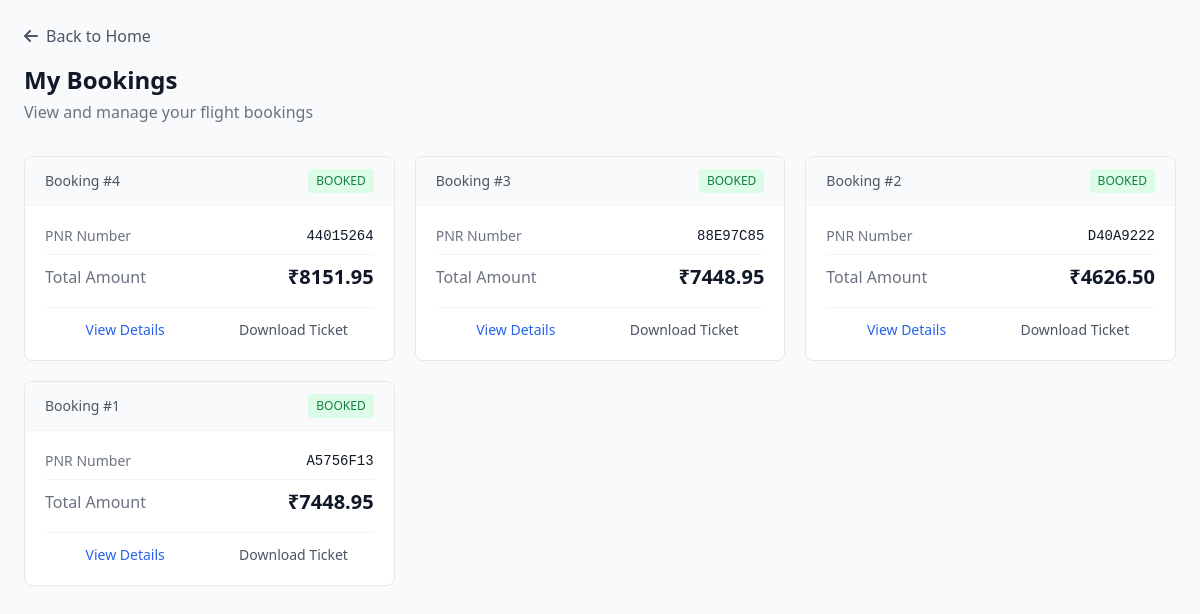
/my-bookings/ (signed in), run on the app's committed database.
### book_flight/models.py (models this page shows, shortened)
class FlightBookingModel(models.Model):
    BOOKING_STATUS_CHOICES = [
        ("PENDING", "Pending"),
        ("BOOKED", "Booked"),
        ("FAILED", "Failed"),
    ]
    PAYMENT_STATUS_CHOICES = [
        ("SUCCESS", "Success"),
        ("FAILED", "Failed"),
        ("PENDING", "Pending"),
    ]
    user = models.ForeignKey(User, on_delete=models.SET_NULL, null=True, blank=True)
    traveler = models.ForeignKey(
        "TravelerDetail",
        on_delete=models.CASCADE,
        null=True,
        blank=True
    )
    flight_offer = models.ForeignKey(
        "routes.FlightOfferModel",
        on_delete=models.CASCADE,
        null=True,
        blank=True
    )
    fare_option = models.CharField(max_length=20, default="STANDARD", null=True, blank=True)
    final_price_inr = models.DecimalField(max_digits=12, decimal_places=2, null=True, blank=True)
    booking_status = models.CharField(
        max_length=20,
        choices=BOOKING_STATUS_CHOICES,
        default="PENDING",
        null=True,
        blank=True
    )
    pnr = models.CharField(max_length=30, null=True, blank=True)
    booking_response = models.JSONField(null=True, blank=True)
    payu_txnid = models.CharField(max_length=100, unique=True, null=True, blank=True)
    payu_mihpayid = models.CharField(max_length=100, null=True, blank=True)
    payu_status = models.CharField(
        max_length=20,
        choices=PAYMENT_STATUS_CHOICES,
        default="PENDING",
        null=True,
        blank=True
    )
    payu_response = models.JSONField(null=True, blank=True)
    payment_verified = models.BooleanField(default=False)
    selected_extras = models.JSONField(default=list, blank=True)
    extras_amount_inr = models.DecimalField(max_digits=12, decimal_places=2, default=0, null=True, blank=True)
    created_at = models.DateTimeField(auto_now_add=True)

### travel_detail/views.py (the view)
# urls.py: path('my-bookings/', views.my_bookings_view, name='my_bookings'),
@login_required
def my_bookings_view(request):
    bookings = FlightBookingModel.objects.filter(
        user=request.user
    ).order_by('-id')
    return render(request, "my_bookings.html", {
        "bookings": bookings
    })

### travel_detail/templates/my_bookings.html (shortened to what this page needs)
<!DOCTYPE html>
<html>
<head>
    <script src="https://cdn.tailwindcss.com"></script>
    <link rel="stylesheet" href="https://cdnjs.cloudflare.com/ajax/libs/font-awesome/6.0.0-beta3/css/all.min.css">
</head>
<body class="bg-gray-50 min-h-screen p-6">
    <div class="max-w-7xl mx-auto">
        <div class="mb-8">
            <a href="/" class="inline-flex items-center gap-2 text-gray-600 hover:text-gray-900 mb-4 transition">
                <i class="fas fa-arrow-left"></i>
                Back to Home
            </a>
            <h1 class="text-2xl font-bold text-gray-900">My Bookings</h1>
            <p class="text-gray-500 mt-1">View and manage your flight bookings</p>
        </div>
        {% if bookings %}
            <div class="grid md:grid-cols-2 lg:grid-cols-3 gap-5">
                {% for booking in bookings %}
                <div class="bg-white rounded-lg border border-gray-200 overflow-hidden hover:shadow-md transition">
                    <div class="px-5 py-3 border-b border-gray-100 bg-gray-50">
                        <div class="flex justify-between items-center">
                            <span class="text-sm font-medium text-gray-600">Booking #{{ booking.id }}</span>
                            <span class="text-xs px-2 py-1 rounded font-medium
                                {% if booking.booking_status == 'BOOKED' or booking.booking_status == 'CONFIRMED' %}
                                    bg-green-100 text-green-700
                                {% elif booking.booking_status == 'PENDING' %}
                                    bg-yellow-100 text-yellow-700
                                {% else %}
                                    bg-red-100 text-red-700
                                {% endif %}
                            ">
                                {{ booking.booking_status }}
                            </span>
                        </div>
                    </div>
                    <div class="p-5">
                        <div class="mb-4">
                            <div class="flex justify-between text-sm mb-2">
                                <span class="text-gray-500">PNR Number</span>
                                <span class="font-mono font-medium text-gray-900">{{ booking.pnr }}</span>
                            </div>
                            <div class="flex justify-between items-center pt-2 border-t border-gray-100">
                                <span class="text-gray-500">Total Amount</span>
                                <span class="text-xl font-bold text-gray-900">₹{{ booking.final_price_inr }}</span>
                            </div>
                        </div>
                        <div class="flex gap-2 mt-4 pt-3 border-t border-gray-100">
                            <button onclick="viewBooking('{{ booking.pnr }}')"
                                    class="flex-1 text-sm text-blue-600 hover:text-blue-700 font-medium transition">
                                View Details
                            </button>
                            <button onclick="downloadTicket('{{ booking.pnr }}')"
                                    class="flex-1 text-sm text-gray-600 hover:text-gray-900 font-medium transition">
                                Download Ticket
                            </button>
                        </div>
                    </div>
                </div>
                {% endfor %}
            </div>
        {% endif %}
    </div>
</body>
</html>

### data on the page
FlightBookingModel: id "4", booking_status "BOOKED", pnr "44015264", final_price_inr "8151.95"
FlightBookingModel: id "3", booking_status "BOOKED", pnr "88E97C85", final_price_inr "7448.95"
FlightBookingModel: id "2", booking_status "BOOKED", pnr "D40A9222", final_price_inr "4626.50"
FlightBookingModel: id "1", booking_status "BOOKED", pnr "A5756F13", final_price_inr "7448.95"
